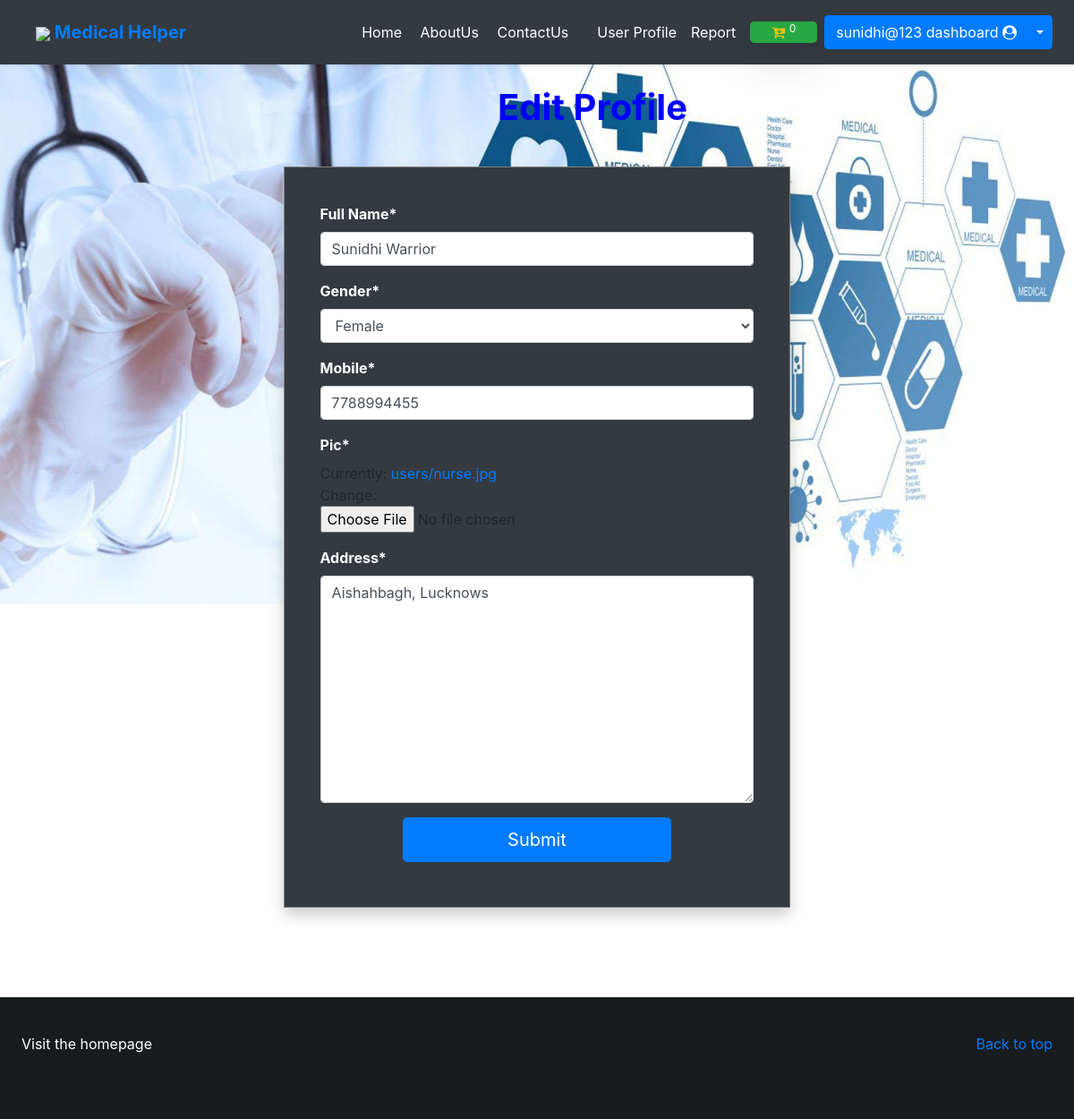
Screenshot of /editprofile/1 (signed in) with the database file from the repository.
### app/models.py (models this page shows, shortened)
class Profile(models.Model):
    user = models.ForeignKey(User, on_delete=CASCADE)
    Full_Name = models.CharField(max_length=30, default='')
    gender = models.CharField(max_length=6,choices=gender_option, default='')
    email = models.CharField(max_length=30)
    mobile = models.CharField(max_length=15,validators=[phone_regex], default='')
    pic = models.ImageField(upload_to='users')
    update_on = models.DateTimeField(auto_now=True)
    address=models.TextField(default="not available")

### app/views.py (the view, shortened to what this page needs)
# urls.py: path('editprofile/<int:pk>', edit_profileview, name='editpro'),
@login_required
def edit_profileview(request, pk):
    try:
        udata = Profile.objects.filter(pk=pk)
        if len(udata)==1:
            form = ProfileForm(instance=udata[0])
        else:
            form = ProfileForm()
        context = {"pform":form}
        return render(request, 'edit_profile.html', context)
    except Exception as e:
        print('some error occurred',e)
        return redirect('up')

### app/forms.py
class ProfileForm(forms.ModelForm):
    class Meta:
        model = Profile
        fields = ('Full_Name', 'gender', 'mobile', 'pic', 'address')

### templates/edit_profile.html (shortened to what this page needs)
{% extends 'layout/base.html' %}
{% load crispy_forms_tags %}
{% load static %}
{% block content %}
<br>
<h1 id="mhi"  style="text-align: center; margin-left: 26%; color: blue; ">Edit Profile</h1> <br>
<div class="container mx-auto bg-dark"  id="fdm">
    <form method="post" enctype="multipart/form-data">
        {{pform|crispy}}
        <input id="mpb" type="Submit" class="btn btn-primary btn-lg btn-block mx-auto" >
    </form>
</div>
{% endblock content %}

### templates/includes/navigation.html (shortened to what this page needs)
{% load static %}
<div class="d-flex flex-column flex-md-row align-items-center p-3 px-md-4 bg-dark  shadow-sm">
  <h5 class="my-0 mr-md-auto font-weight-normal "><a class="nav-link" href="{% url 'home' %}"><b><img src="https://img.icons8.com/color/40/000000/doctor-female.png"/> Medical Helper</b></a></h5>
  <nav class="my-2 my-md-0 mr-md-3">
    <a class="p-2 text-white" href="/">Home</a>
    <a class="p-2 text-white " href="{% url 'about' %}">AboutUs</a>
    <a class="p-2 text-white" href="{% url 'contact' %}">ContactUs</a>
  </nav>
  {% if user.is_authenticated  %}
  <a class="p-2 text-white" href="{% url 'up' %}">User Profile</a>
  <a class="p-2 text-white" href="{% url 'report' %}">Report</a>
  {% if user.is_authenticated %}
  <a class="shadow-lg px-4 bg-success rounded-lg mx-2" href="{% url 'cart_detail' %}"><i class="fa fa-cart-arrow-down text-warning" aria-hidden="true"></i> <sup class="text-white">{{request.session.cart|length}}</sup></a>
  {% endif %}
  <div class="btn-group">
    <a class="btn btn-primary  " href="{% url 'dashboard' %}">{{user.username}} dashboard <i class="fa fa-user-circle" aria-hidden="true"></i> </a>
    <button type="button" class="btn btn-primary dropdown-toggle dropdown-toggle-split" data-toggle="dropdown" aria-haspopup="true" aria-expanded="false">
    </button>
  </div>
  {% else %}
  <a class="btn btn-outline-primary" href="{% url 'login' %}"><i class="fa fa-user-circle" aria-hidden="true"></i> Sign In</a>
  {% endif %}
</div>

### rows the page displays
Profile: Full_Name "Sunidhi Warrior", gender "Female", mobile "7788994455", address "Aishahbagh, Lucknows"

### other values shown
{{ request.session.cart|length }} "0"
{{ user.username }} "sunidhi@123"
